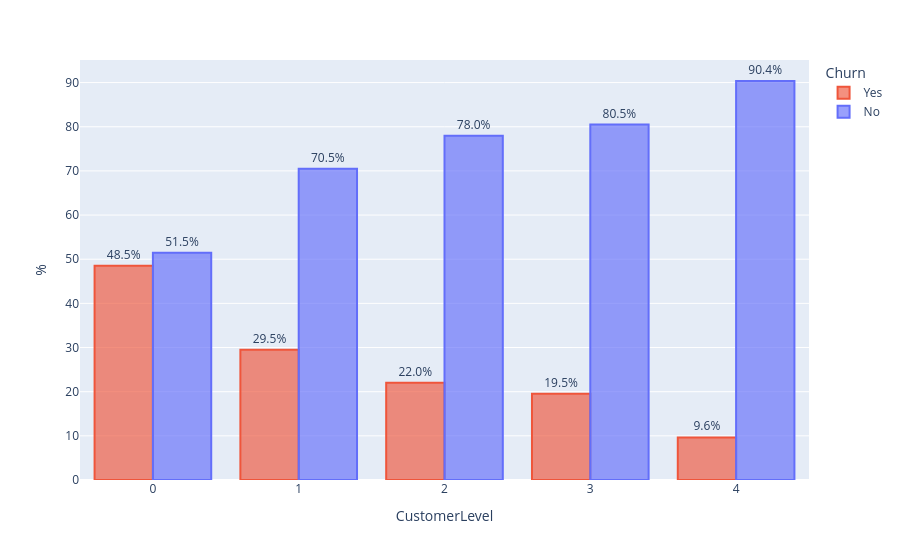

Notebook code cell kept with this figure:
### Code cell
# y-axis : percent. This representation causes less awkwardness due to the percents, but does not offer info on the number of customers per seniority level.
fig = px.bar(df_grouped, x="CustomerLevel", y="%",color="Churn", text="percent_text", category_orders={"Churn":["Yes","No"]}, barmode="group")
fig.update_traces(textposition='outside')
fig.update_traces(marker_color="rgba(99, 110, 250, 0.65)", marker_line_color="rgb(99, 110, 250)",marker_line_width=2, selector=dict(name='No'))
fig.update_traces(marker_color="rgba(239, 85, 59, 0.65)", marker_line_color="rgb(239, 85, 59)",marker_line_width=2, selector=dict(name='Yes'))
fig.show()

### Figure 1 — Plotly figure (JSON) as saved in the notebook; plotly's stock layout.template omitted (floating-point values rounded to 4 significant figures)
{"data": [{"alignmentgroup": "True", "hovertemplate": "Churn=Yes<br>CustomerLevel=%{x}<br>%=%{y}<br>percent_text=%{text}<extra></extra>", "legendgroup": "Yes", "marker": {"color": "rgba(239, 85, 59, 0.65)", "line": {"color": "rgb(239, 85, 59)", "width": 2}, "pattern": {"shape": ""}}, "name": "Yes", "offsetgroup": "Yes", "orientation": "v", "showlegend": true, "text": ["48.5%", "29.5%", "22.0%", "19.5%", "9.6%"], "textposition": "outside", "type": "bar", "x": [0, 1, 2, 3, 4], "xaxis": "x", "y": [48.54, 29.51, 22.03, 19.52, 9.64], "yaxis": "y"}, {"alignmentgroup": "True", "hovertemplate": "Churn=No<br>CustomerLevel=%{x}<br>%=%{y}<br>percent_text=%{text}<extra></extra>", "legendgroup": "No", "marker": {"color": "rgba(99, 110, 250, 0.65)", "line": {"color": "rgb(99, 110, 250)", "width": 2}, "pattern": {"shape": ""}}, "name": "No", "offsetgroup": "No", "orientation": "v", "showlegend": true, "text": ["51.5%", "70.5%", "78.0%", "80.5%", "90.4%"], "textposition": "outside", "type": "bar", "x": [0, 1, 2, 3, 4], "xaxis": "x", "y": [51.46, 70.49, 77.97, 80.48, 90.36], "yaxis": "y"}], "layout": {"barmode": "group", "legend": {"title": {"text": "Churn"}, "tracegroupgap": 0}, "margin": {"t": 60}, "xaxis": {"anchor": "y", "domain": [0, 1], "title": {"text": "CustomerLevel"}}, "yaxis": {"anchor": "x", "domain": [0, 1], "title": {"text": "%"}}}}
